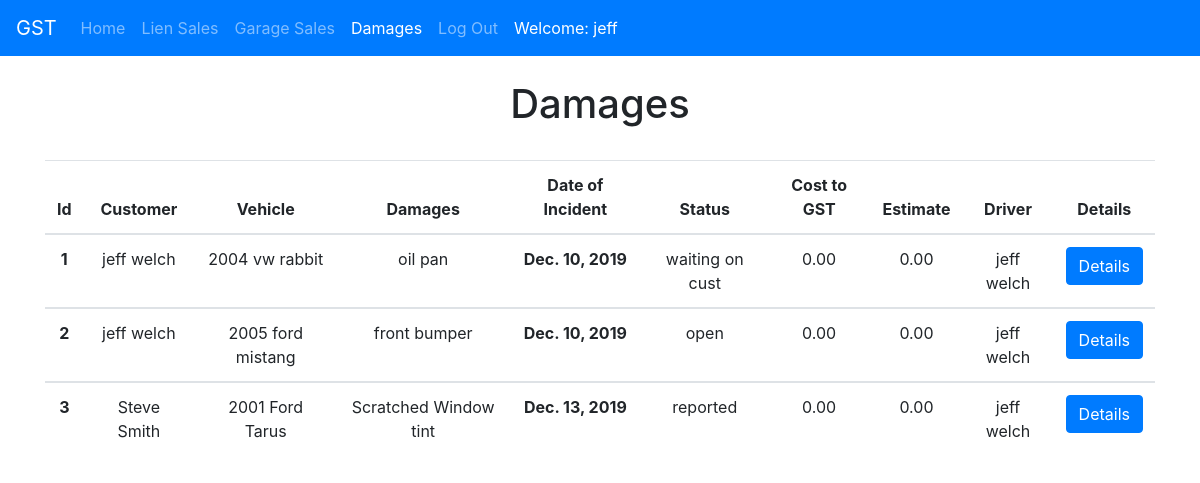
The page /damages/ (signed in) on the database as committed earlier.
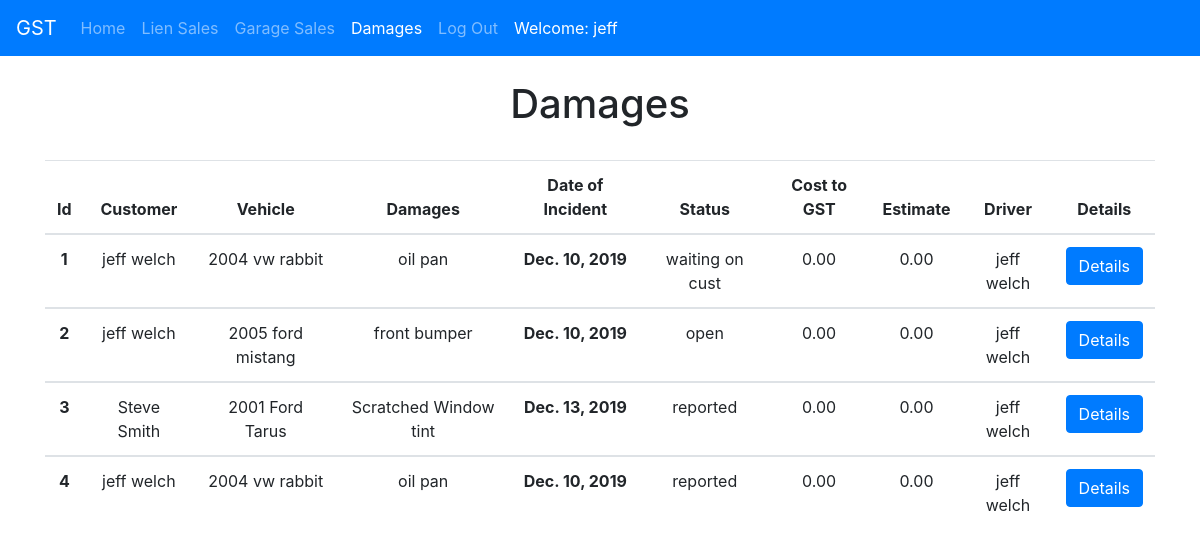
The same page on the database as committed later.
### damages/models.py (models this page shows, shortened)
class Damage(models.Model):
  driver              = models.ForeignKey(Driver, on_delete=models.DO_NOTHING)
  date_of_incident    = models.DateField(blank=True)
  club                = models.CharField(blank=True, max_length=120)
  call_num            = models.IntegerField(blank=True)
  customer_email      = models.CharField(blank=True, max_length=120)
  cust_name           = models.CharField(blank=True, max_length=120)
  cust_phone          = models.CharField(blank=True, max_length=120)
  vehicle             = models.CharField(max_length=120)
  damages             = models.CharField(blank=True, max_length=120)
  damage_notes        = models.TextField(blank=True)
  status              = models.CharField(max_length=120, default='Reported', choices=DAMAGE_STATUS_CHOICES)
  cost_to_gst         = models.DecimalField(default=0.00, max_digits=10, decimal_places=2)
  repaired_at         = models.CharField(blank=True, max_length=120)
  closed              = models.BooleanField(default=False)
  closed_date         = models.DateField(blank=True)
  damages_est         = models.DecimalField(default=0.00, max_digits=10, decimal_places=2)
  estimate            = models.FileField(upload_to='damages/', blank=True)
  driver_statement    = models.FileField(upload_to='damages/', blank=True)
  damage_main         = models.ImageField(upload_to='damages/', blank=True)
  damage_2            = models.ImageField(upload_to='damages/', blank=True)
  damage_3            = models.ImageField(upload_to='damages/', blank=True)
  damage_4            = models.ImageField(upload_to='damages/', blank=True)
  damage_5            = models.ImageField(upload_to='damages/', blank=True)
  damage_6            = models.ImageField(upload_to='damages/', blank=True)
  damage_7            = models.ImageField(upload_to='damages/', blank=True)
  damage_8            = models.ImageField(upload_to='damages/', blank=True)
  damage_9            = models.ImageField(upload_to='damages/', blank=True)
  objects = DamagesManager()
  def get_absolute_url(self):
    return reverse("damages:detail", kwargs={'pk': self.pk})

### drivers/models.py (models this page shows)
class Driver(models.Model):
  name      = models.CharField(max_length=200)
  phone     = models.CharField(max_length=20)
  email     = models.CharField(max_length=50)
  cell      = models.CharField(max_length=20, blank=True, null=True)
  cdl       = models.CharField(max_length=20, blank=True, null=True)
  cdlexp    = models.DateField(blank=True, null=True)
  tsac      = models.DateField(blank=True, null=True)
  wm23      = models.DateField(blank=True, null=True)
  wm45      = models.DateField(blank=True, null=True)
  wm67      = models.DateField(blank=True, null=True)
  wm89      = models.DateField(blank=True, null=True)
  hireDate  = models.DateField(blank=True, null=True)
  def __str__(self):
    return self.name

### damages/views.py (the view)
# urls.py: path('', damage_list_view, name='list'),
def damage_list_view(request):
  queryset = Damage.objects.all()
  context = {
    'title': ' Damages',
    'object_list': queryset
  }
  return render(request, "damages/list.html", context)

### templates/damages/list.html (shortened to what this page needs)
{% extends "base.html" %}
{% load static %}
{% block content %}
{% if request.user.is_authenticated %}
<div class="container">
  <h1 class="text-center py-4">{{ title }}</h1>
  <div class="row">
    <div class="col-12">
        <table class="table text-center">
            <thead>
                <tr>
                  <th scope="col">Id</th>
                  <th scope="col">Customer</th>
                  <th scope="col">Vehicle</th>
                  <th scope="col">Damages</th>
                  <th scope="col">Date of Incident</th>
                  <th scope="col">Status</th>
                  <th scope="col">Cost to GST</th>
                  <th scope="col">Estimate</th>
                  <th scope="col">Driver</th>
                  <th scope="col">Details</th>
                </tr>
              </thead>
        {% for obj in object_list %}
        <tbody>
            <tr>
              <th scope="row">{{ obj.id }}</a></th>
              <td>{{ obj.cust_name }}</td>
              <td>{{ obj.vehicle }}</td>
              <td>{{ obj.damages }}</td>
              <th>{{ obj.date_of_incident }}</th>
              <td>{{ obj.status }}</td>
              <td>{{ obj.cost_to_gst }}</td>
              <td>{{ obj.damages_est }}</td>
              <td>{{ obj.driver }}</td>
              <td> <a href="{{ obj.get_absolute_url }}" class="btn btn-primary">Details</a></td>
            </tr>
        </tbody>
        {% endfor %}
      </table>
    </div>
  </div>
</div>
{% endif %}
{% endblock %}

Rows that differ between the two databases and show on the page:
added Damage: id "4", cust_name "jeff welch", vehicle "2004 vw rabbit", damages "oil pan", date_of_incident "Dec. 10, 2019", status "reported", cost_to_gst "0.00", damages_est "0.00", driver "jeff welch"
